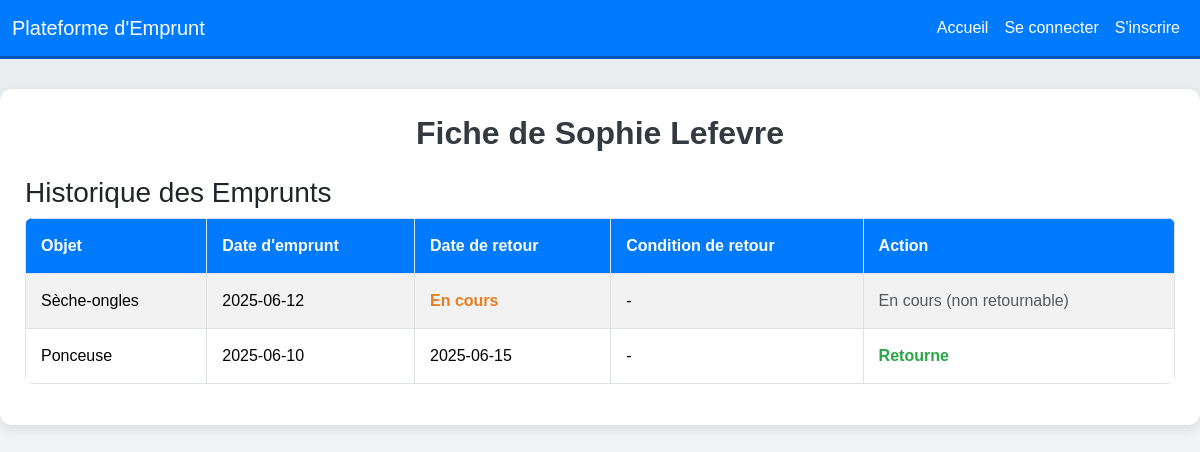
The page /pages/fiche_membre.php?id_membre=4 on the database its author committed.
### tables this page shows
CREATE TABLE final_project_membre (
    id_membre INT PRIMARY KEY AUTO_INCREMENT,
    nom VARCHAR(100) NOT NULL,
    date_naissance DATE,
    genre ENUM('M', 'F', 'Autre') NOT NULL,
    email VARCHAR(100) UNIQUE NOT NULL,
    ville VARCHAR(100),
    mdp VARCHAR(255) NOT NULL,
    image_profil VARCHAR(255)
);

CREATE TABLE final_project_emprunt (
    id_emprunt INT PRIMARY KEY AUTO_INCREMENT,
    id_objet INT,
    id_membre INT,
    date_emprunt DATE NOT NULL,
    date_retour DATE,
    FOREIGN KEY (id_objet) REFERENCES final_project_objet(id_objet),
    FOREIGN KEY (id_membre) REFERENCES final_project_membre(id_membre)
);

CREATE TABLE final_project_objet (
    id_objet INT PRIMARY KEY AUTO_INCREMENT,
    nom_objet VARCHAR(100) NOT NULL,
    id_categorie INT,
    id_membre INT,
    FOREIGN KEY (id_categorie) REFERENCES final_project_categorie_objet(id_categorie),
    FOREIGN KEY (id_membre) REFERENCES final_project_membre(id_membre)
);

### pages/fiche_membre.php (the view, shortened to what this page needs)
<?php
$conn = dbconnect();
$id_membre = mysqli_real_escape_string($conn, $_GET['id_membre']);
$sql_membre = "SELECT nom FROM final_project_membre WHERE id_membre = '$id_membre'";
$result_membre = mysqli_query($conn, $sql_membre);
$membre = mysqli_fetch_assoc($result_membre);
$nom_membre = $membre['nom'];
$sql_emprunts = "SELECT e.id_emprunt, o.nom_objet, e.date_emprunt, e.date_retour, e.condition_retour, e.id_membre
                 FROM final_project_emprunt e
                 JOIN final_project_objet o ON e.id_objet = o.id_objet
                 WHERE e.id_membre = '$id_membre'
                 ORDER BY e.date_emprunt DESC";
$result_emprunts = mysqli_query($conn, $sql_emprunts);
$emprunts = [];
if ($result_emprunts && mysqli_num_rows($result_emprunts) > 0) {
    while ($row = mysqli_fetch_assoc($result_emprunts)) {
        $emprunts[] = $row;
    }
}
$logged_in_membre = null;
$is_owner = $logged_in_membre && $logged_in_membre['id_membre'] == $id_membre;
?>
<!DOCTYPE html>
<html lang="fr">
<head>
    <link href="../../bootstrap/css/bootstrap.min.css" rel="stylesheet">
</head>
<body>
    <nav class="navbar navbar-expand-lg">
        <div class="container-fluid">
            <a class="navbar-brand" href="accueil.php">Plateforme d'Emprunt</a>
            <div class="collapse navbar-collapse" id="navbarNav">
                <ul class="navbar-nav ms-auto">
                    <li class="nav-item">
                        <a class="nav-link" href="accueil.php">Accueil</a>
                    </li>
                    <?php if (isset($_SESSION['email'])): ?>
                        <li class="nav-item">
                            <a class="nav-link" href="fiche_membre.php?id_membre=<?php echo htmlspecialchars($logged_in_membre['id_membre']); ?>">Ma Fiche</a>
                        </li>
                        <li class="nav-item">
                            <a class="nav-link" href="total_objet.php">Statistiques de objets</a>
                        </li>
                        <li class="nav-item">
                            <a class="nav-link" href="../traitement/traitement_logout.php">Se deconnecter</a>
                        </li>
                    <?php else: ?>
                        <li class="nav-item">
                            <a class="nav-link" href="login.php">Se connecter</a>
                        </li>
                        <li class="nav-item">
                            <a class="nav-link" href="inscription.php">S'inscrire</a>
                        </li>
                    <?php endif; ?>
                </ul>
            </div>
        </div>
    </nav>
    <div class="container">
        <h2 class="text-center">Fiche de <?php echo htmlspecialchars($nom_membre); ?></h2>
        <h3 class="mt-4">Historique des Emprunts</h3>
        <div class="table-responsive">
            <table class="table table-striped table-bordered table-hover">
                <thead>
                    <tr>
                        <th>Objet</th>
                        <th>Date d'emprunt</th>
                        <th>Date de retour</th>
                        <th>Condition de retour</th>
                        <th>Action</th>
                    </tr>
                </thead>
                <tbody>
                    <?php if (empty($emprunts)): ?>
                        <tr><td colspan="5" class="text-center">Aucun emprunt trouve.</td></tr>
                    <?php else: ?>
                        <?php foreach ($emprunts as $emprunt): ?>
                            <tr>
                                <td><?php echo htmlspecialchars($emprunt['nom_objet']); ?></td>
                                <td><?php echo htmlspecialchars($emprunt['date_emprunt']); ?></td>
                                <td>
                                    <?php echo $emprunt['date_retour'] ? htmlspecialchars($emprunt['date_retour']) : '<span class="status-en-cours">En cours</span>'; ?>
                                </td>
                                <td>
                                    <?php echo $emprunt['condition_retour'] ? htmlspecialchars($emprunt['condition_retour']) : '-'; ?>
                                </td>
                                <td>
                                    <?php if (!$emprunt['date_retour'] && $is_owner): ?>
                                        <form action="../traitement/traitement_emprunt.php" method="POST" class="d-inline">
                                            <input type="hidden" name="action" value="retourner">
                                            <input type="hidden" name="id_emprunt" value="<?php echo htmlspecialchars($emprunt['id_emprunt']); ?>">
                                            <select name="condition" class="form-select form-select-sm d-inline-block w-auto" required>
                                                <option value="">Choisir...</option>
                                                <option value="ok">Ok</option>
                                                <option value="abime">Abime</option>
                                            </select>
                                            <button type="submit" class="btn btn-success btn-sm">Retourner</button>
                                        </form>
                                    <?php elseif (!$emprunt['date_retour']): ?>
                                        <span class="text-muted">En cours (non retournable)</span>
                                    <?php else: ?>
                                        <span class="status-retourne">Retourne</span>
                                    <?php endif; ?>
                                </td>
                            </tr>
                        <?php endforeach; ?>
                    <?php endif; ?>
                </tbody>
            </table>
        </div>
    </div>
</body>
</html>

### pages/fiche_membre.php (style rules this page uses)
body { background: linear-gradient(to bottom, #e9ecef, #f8f9fa); min-height: 100vh; font-family: 'Arial', sans-serif; }
.container { max-width: 1200px; margin-top: 30px; background: #ffffff; border-radius: 12px; box-shadow: 0 4px 12px rgba(0, 0, 0, 0.1); padding: 25px; }
.navbar { background: #007bff; border-bottom: 3px solid #0056b3; }
.navbar-brand, .nav-link { color: #ffffff !important; font-weight: 500; }
h2 { color: #343a40; font-weight: 700; margin-bottom: 20px; }
.table { border-radius: 8px; overflow: hidden; }
.table th { background-color: #007bff; color: #ffffff; font-weight: 600; }
.table td, .table th { vertical-align: middle; padding: 15px; }
.status-en-cours { color: #e67e22; font-weight: bold; }
.status-retourne { color: #28a745; font-weight: bold; }

### rows shown on the page
final_project_membre: nom "Sophie Lefevre"
final_project_emprunt: id_objet.nom_objet "Sèche-ongles", date_emprunt "2025-06-12", shows "En cours", shows "En cours (non retournable)"
final_project_emprunt: id_objet.nom_objet "Ponceuse", date_emprunt "2025-06-10", date_retour "2025-06-15", shows "Retourne"
